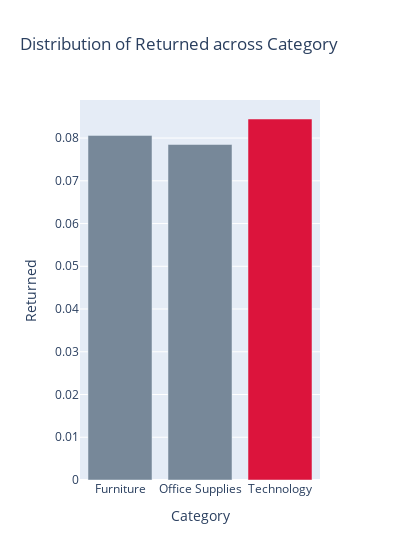

The code cell stored with this chart in its notebook:
### Code cell
eda_category(return_rates_category, "Category", "Returned", width=400)

### Figure 1 — Plotly figure (JSON) as saved in the notebook; plotly's stock layout.template omitted (floating-point values rounded to 4 significant figures)
{"data": [{"marker": {"color": ["lightslategray", "lightslategray", "crimson"]}, "type": "bar", "x": ["Furniture", "Office Supplies", "Technology"], "y": [0.08062, 0.07849, 0.08446]}], "layout": {"title": {"text": "Distribution of Returned across Category"}, "width": 400, "xaxis": {"title": {"text": "Category"}}, "yaxis": {"title": {"text": "Returned"}}}}
